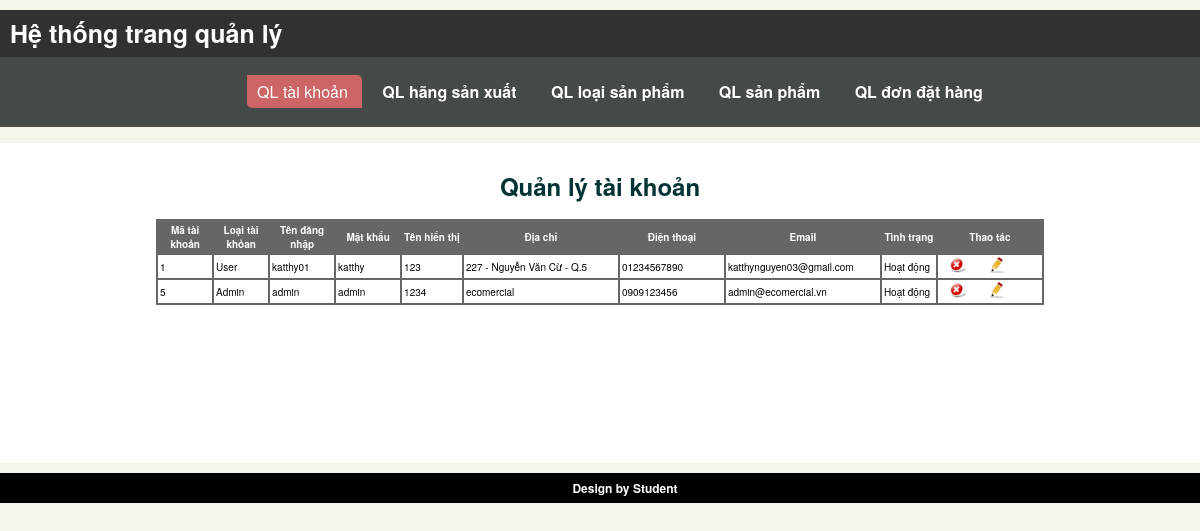
/admin/index.php (signed in), run on the app's committed database.
### tables this page shows
CREATE TABLE IF NOT EXISTS `TaiKhoan` (
  `MaTaiKhoan` int(11) NOT NULL AUTO_INCREMENT,
  `TenDangNhap` varchar(20) DEFAULT NULL,
  `MatKhau` varchar(20) DEFAULT NULL,
  `TenHienThi` varchar(64) DEFAULT NULL,
  `DiaChi` varchar(256) DEFAULT NULL,
  `DienThoai` varchar(11) DEFAULT NULL,
  `Email` varchar(30) DEFAULT NULL,
  `BiXoa` tinyint(1) DEFAULT '0',
  `MaLoaiTaiKhoan` int(11) NOT NULL,
  PRIMARY KEY (`MaTaiKhoan`),
  KEY `fk_TaiKhoan_LoaiTaiKhoan_idx` (`MaLoaiTaiKhoan`)
);

CREATE TABLE IF NOT EXISTS `LoaiTaiKhoan` (
  `MaLoaiTaiKhoan` int(11) NOT NULL AUTO_INCREMENT,
  `TenLoaiTaiKhoan` varchar(45) DEFAULT NULL,
  PRIMARY KEY (`MaLoaiTaiKhoan`)
);

### db/DB.php (called while the page is built, shortened)
<?php
class DataProvider{
	public static function ExecuteQuery($sql)
	{
		$connection = mysqli_connect('localhost','root','123456789') or
			die ("couldn't connect to localhost");
		mysqli_select_db($connection, 'ecomercial');
		mysqli_query($connection, "set names 'utf8'");
		$result = mysqli_query($connection, $sql);
		return $result;
	}
}
?>

### admin/pages/qlTaiKhoan/pDanhSach.php (the view)
<table>
	<tr>
    	<th width="50">Mã tài khoản</th>
        <th width="50">Loại tài khỏan</th>
        <th width="60">Tên đăng nhập</th>
        <th width="60">Mật khẩu</th>
        <th>Tên hiển thị</th>
        <th width="150">Địa chỉ</th>
        <th width="100">Điện thoại</th>
        <th width="150">Email</th>
        <th width="50">Tình trạng</th>
        <th width="100">Thao tác</th>
    </tr>
    <?php
		$sql = "SELECT t.*, l.TenLoaiTaiKhoan FROM TaiKhoan t, LoaiTaiKhoan l WHERE t.MaLoaiTaiKhoan = l.MaLoaiTaiKhoan";
		$bang = DataProvider::ExecuteQuery($sql);
		while($row = mysqli_fetch_array($bang))
		{
			?>
            	<tr>
                    <td><?php echo $row["MaTaiKhoan"]; ?></td>
                    <td><?php echo $row["TenLoaiTaiKhoan"]; ?></td>
                    <td><?php echo $row["TenDangNhap"]; ?></td>
                    <td><?php echo $row["MatKhau"]; ?></td>
                    <td><?php echo $row["TenHienThi"]; ?></td>
                    <td><?php echo $row["DiaChi"]; ?></td>
                    <td><?php echo $row["DienThoai"]; ?></td>
                    <td><?php echo $row["Email"]; ?></td>
                    <td>
                    	<?php
							if($row["BiXoa"] == 1)
								echo "Bị xóa";
							else
								echo "Hoạt động";
						?>
                    </td>
                    <td>
                        <a href="index.php?act=1&sub=2&id=<?php echo $row["MaTaiKhoan"]; ?>">
                        	<?php
								if($row["BiXoa"] == 0)
									echo '<img src="img/icontexto-webdev-cancel-048x048.png" width="16" />';
								else
									echo '<img src="img/icontexto-webdev-ok-048x048.png" width="16" />';
							?>
                        </a>
                        <a href="#">
                            <img src="img/edit-icon.png" width="16">
                        </a>
                    </td>
               	</tr>
            <?php
		}
	?>
</table>

### admin/css/style.css (style rules this page uses)
body { margin:0; background:#F7F4E9; font-family: 'Helvetica Neue', Arial, 'Liberation Sans', FreeSans, sans-serif; }
a { text-decoration:none; padding: 5px 10px; }
#content table { font-size:10px; border-spacing:0; border: 1px solid #666; margin:auto; }
#content table tr th, #content table tr td { border: 1px solid #666; padding: 2px; }
#content table tr th { background: #666;; color:#fff; }
#content table tr td { text-align:left; }

### data on the page
taikhoan: MaTaiKhoan "1", MaLoaiTaiKhoan.TenLoaiTaiKhoan "User", TenDangNhap "katthy01", MatKhau "katthy", TenHienThi "123", DiaChi "227 - Nguyễn Văn Cừ - Q.5", DienThoai "01234567890", Email "katthynguyen03@gmail.com", BiXoa "Hoạt động"
taikhoan: MaTaiKhoan "5", MaLoaiTaiKhoan.TenLoaiTaiKhoan "Admin", TenDangNhap "admin", MatKhau "admin", TenHienThi "1234", DiaChi "ecomercial", DienThoai "0909123456", Email "admin@ecomercial.vn", BiXoa "Hoạt động"
